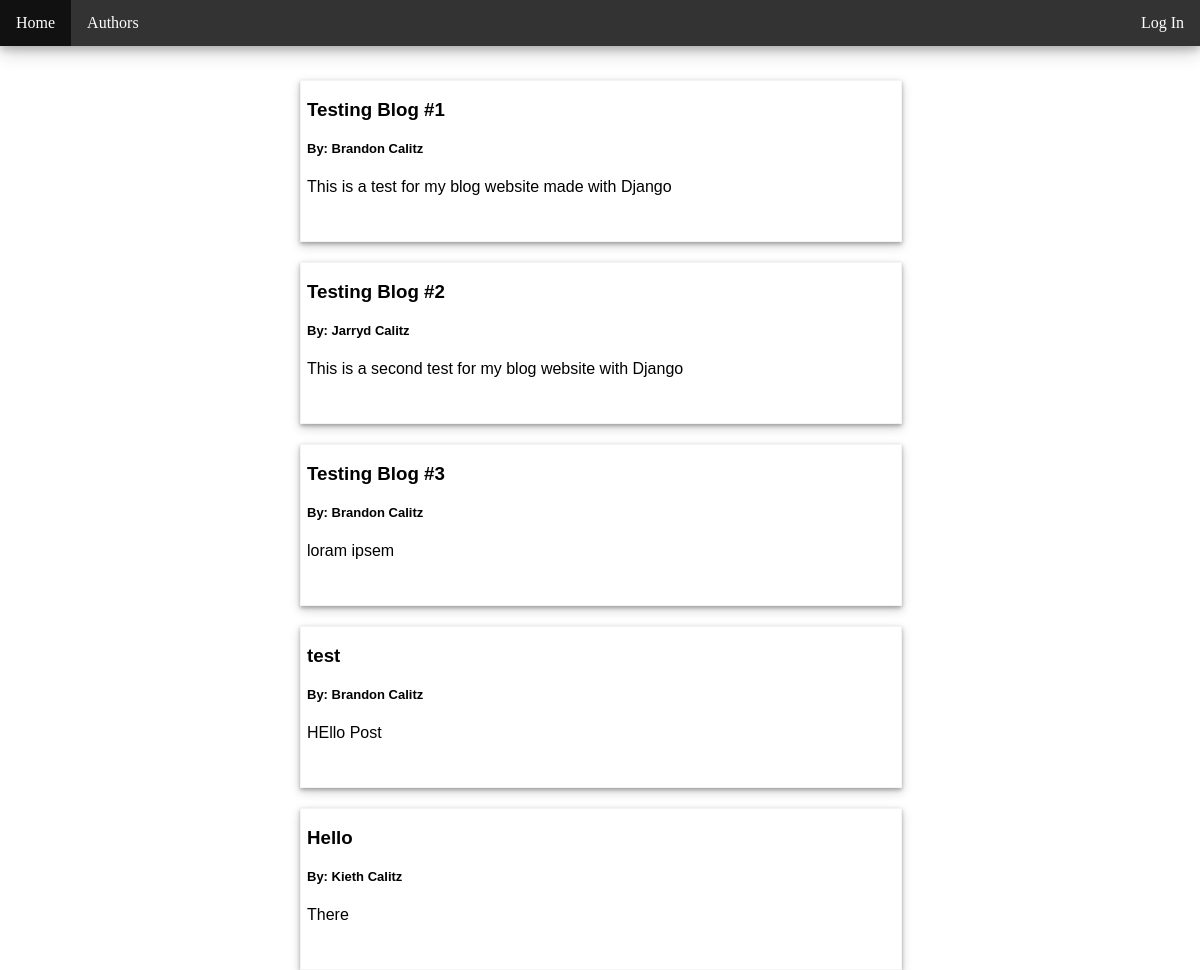
Before: / with the older database file.
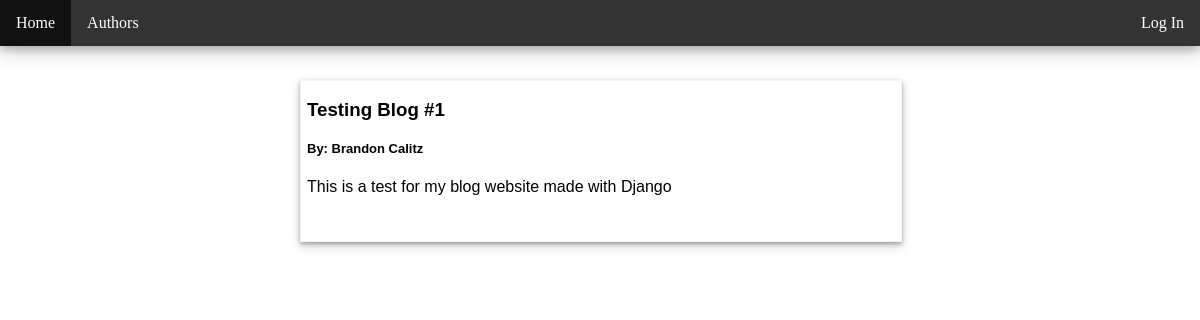
After: the same page with the newer database file.
### home/models.py (models this page shows, shortened)
class Blog(models.Model):
    blog_title = models.CharField(max_length=100)
    blog_context = models.TextField()
    blog_author = models.ForeignKey(Author, on_delete=models.CASCADE, related_name='posts')
    blog_date = models.DateField(auto_now=True)

class Author(models.Model):
    author_fname = models.CharField(max_length=64)
    author_sname = models.CharField(max_length=64)
    author_email = models.EmailField(max_length=254, unique=True)
    author_pass = models.CharField(max_length=15)
    def __str__(self):
        return f"{self.author_fname} {self.author_sname}"

### home/views.py (the view)
# urls.py: path('', views.index, name='home'),
def index(request):
    if "log" not in request.session:
        request.session["log"] = {
            'loggedin': False,
            'author': None,
        }
    return render(request, "home/index.html", {
        "blogs": Blog.objects.all(),
        'log': request.session['log']
    })

### home/templates/home/index.html
{% extends 'home/layout.html' %}
{% block body %}
<div class='content'>
    <ul class='blogs'>
        {% for blog in blogs %}
            <li class='blog-container'>
                <a class='blog' href="{% url 'blog' blog.id %}" >
                        <div class='content-container'>
                            <h3 class='title'>{{ blog.blog_title}} </h3>
                            <h5 class='name'>By: {{ blog.blog_author}}</h5>
                            <p class='paragraph-container'>{{ blog.blog_context}}</p>
                        </div>
                </a>
            </li>
        {% empty %}
            <li><h3>No blogs</h3></li>
        {% endfor %}
    </ul>
</div>
{% endblock body %}

### home/templates/home/layout.html (shortened to what this page needs)
{% load static %}
<!DOCTYPE html>
<html lang="en">
<head>
    <link rel="stylesheet" href="{% static 'home/styles.css' %}">
</head>
<body>
    <div class='nav'>
        <ul class='items'>
            <li class='li'><a href="{% url 'home' %}" class='item'>Home</a></li>
            <li class='li'><a href="{% url 'authors' %}" class='item'>Authors</a></li>
            {% if log.loggedin %}
                <li class='li'><a href="{% url 'post' %}" class='item'>Create Post</a></li>
                <li class='lir li'><a href="{% url 'logout' %}" class='item'>Logout</a></li>
                <li class='lir li'><a href="{% url 'author' log.author.id %}" class='item'>{{log.author.author_fname}} {{log.author.author_sname}}</a></li>
            {% else %}
                <li class='lir li'><a href="{% url 'login' %}" class='item'>Log In</a></li>
            {% endif %}
        </ul>
    </div>
    <div class='body'>
        {% block body %}{% endblock body %}
    </div>
</body>
</html>

### home/static/home/styles.css (style rules this page uses)
.content { width: 100%; }
.blogs { list-style-type: none; margin: 0; padding: 0; }
.blog { display: block; color: black; text-decoration: none; height: 150px; }
.blog-container { margin-bottom: 20px; width: 100%; height: 100%; font-family: Arial, Helvetica, sans-serif; padding-bottom: 10px; box-shadow: 0 2px 4px 0 rgba(0, 0, 0, 0.281), 0 4px 10px 0 rgba(26, 26, 26, 0.19); border: rgba(219, 219, 219, 0.3) 1px solid; }
.paragraph-container { --max-lines: 3; position: relative; max-height: calc(var(--lh) * var(--max-lines)); overflow: hidden; padding-right: 1rem; }
.title { line-height: 20px; margin-right: 2%; }
.name { font-size: small; }
.content-container { width: 100%; height: 100%; padding-left: 1%; overflow: hidden; }
.body { height: 100%; width: 50%; margin: 0 auto; }
html, body { margin: 0; padding: 0; height: 100%; width: 100%; }
body { margin-top: 80px; }
.nav { position: fixed; top: 0; width: 100%; box-shadow: 0 4px 8px 0 rgba(0, 0, 0, 0.2), 0 6px 20px 0 rgba(0, 0, 0, 0.19); }
.items { list-style-type: none; margin: 0; padding: 0; overflow: hidden; background-color: #333; }
.li { float: left; }
.li .item { display: block; color: white; text-align: center; padding: 14px 16px; text-decoration: none; }
.lir { float: right; }

Changed rows visible on the page:
removed Blog: blog_title "Testing Blog #2", blog_author "Jarryd Calitz", blog_context "This is a second test for my blog website with Django"
removed Blog: blog_title "Testing Blog #3", blog_author "Brandon Calitz", blog_context "loram ipsem"
removed Blog: blog_title "test", blog_author "Brandon Calitz", blog_context "HEllo Post"
removed Blog: blog_title "Hello", blog_author "Kieth Calitz", blog_context "There"
